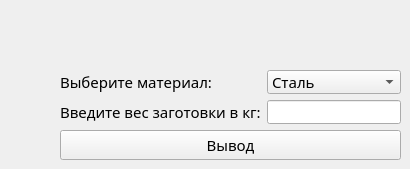
    <widget class="QWidget" name="tab_6">
     <attribute name="title">
      <string>Выбор заготовки</string>
     </attribute>
     <widget class="QWidget" name="layoutWidget">
      <property name="geometry">
       <rect>
        <x>60</x>
        <y>70</y>
        <width>341</width>
        <height>90</height>
       </rect>
      </property>
      <layout class="QVBoxLayout" name="verticalLayout_23">
       <item>
        <layout class="QHBoxLayout" name="horizontalLayout_8">
         <item>
          <layout class="QVBoxLayout" name="verticalLayout_21">
           <item>
            <widget class="QLabel" name="label_37">
             <property name="font">
              <font>
               <family>GOST type B</family>
               <pointsize>11</pointsize>
              </font>
             </property>
             <property name="text">
              <string>Выберите материал:</string>
             </property>
            </widget>
           </item>
           <item>
            <widget class="QLabel" name="label_38">
             <property name="font">
              <font>
               <family>GOST type B</family>
               <pointsize>11</pointsize>
              </font>
             </property>
             <property name="text">
              <string>Введите вес заготовки в кг:</string>
             </property>
            </widget>
           </item>
          </layout>
         </item>
         <item>
          <layout class="QVBoxLayout" name="verticalLayout_22">
           <item>
            <widget class="QComboBox" name="comboBox_6_1">
             <property name="font">
              <font>
               <family>GOST type B</family>
               <pointsize>11</pointsize>
              </font>
             </property>
             <item>
              <property name="text">
               <string>Сталь</string>
              </property>
             </item>
             <item>
              <property name="text">
               <string>Чугун</string>
              </property>
             </item>
             <item>
              <property name="text">
               <string>Латунь</string>
              </property>
             </item>
             <item>
              <property name="text">
               <string>Бронза</string>
              </property>
             </item>
            </widget>
           </item>
           <item>
            <widget class="QLineEdit" name="lineEdit_6_1">
             <property name="font">
              <font>
               <family>GOST type B</family>
               <pointsize>11</pointsize>
              </font>
             </property>
            </widget>
           </item>
          </layout>
         </item>
        </layout>
       </item>
       <item>
        <widget class="QPushButton" name="pushButton_6_1">
         <property name="font">
          <font>
           <family>GOST type B</family>
           <pointsize>11</pointsize>
          </font>
         </property>
         <property name="text">
          <string>Вывод</string>
         </property>
        </widget>
       </item>
      </layout>
     </widget>
    </widget>
